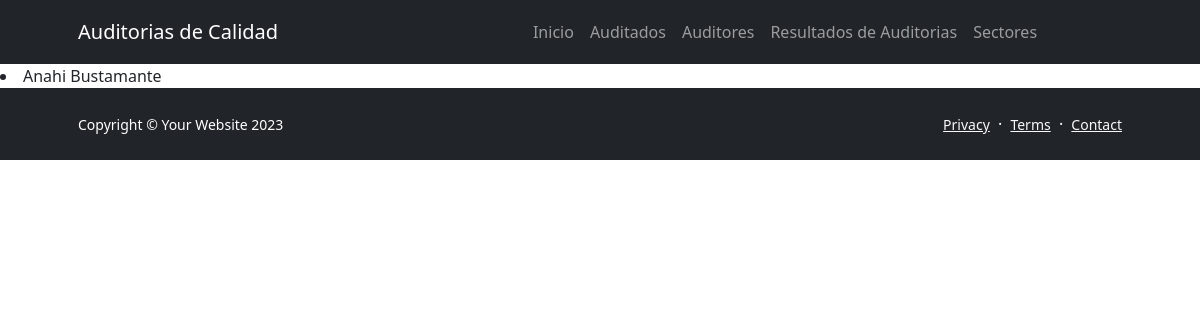
/AppAuditoria/leerEntregables, run on an earlier commit of the app's database.
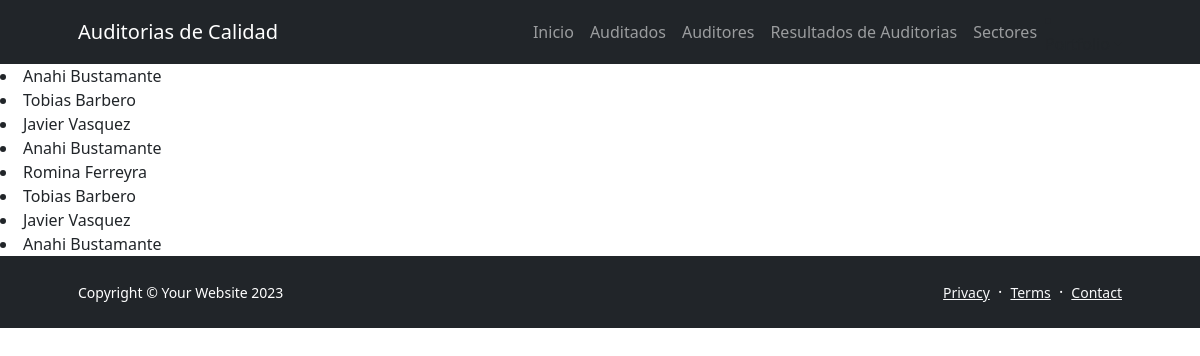
And on a later commit of the database.
### AppAuditoria/models.py (models this page shows)
class Entregable(models.Model):
    nombre = models.CharField(max_length=100)
    fechaDeAuditoria = models.DateField()
    auditoria_ok = models.BooleanField(default=False)
    auditoria_ng = models.BooleanField(default=False)
    def __str__(self):
        return self.nombre

### AppAuditoria/views.py (the view)
# urls.py: path('leerEntregables', views.leerEntregables, name="LeerEntregables"),
def leerEntregables(request):
      entregables = Entregable.objects.all() #trae todos los resultados de las auditorias
      contexto= {"entregables":entregables}
      return render(request, "AppAuditoria/leerEntregables.html",contexto)

### AppAuditoria/templates/AppAuditoria/leerEntregables.html (shortened to what this page needs)
<!DOCTYPE html>
{% extends 'AppAuditoria/base.html' %}
{% load static %}
{% block section1 %}
<html lang="en">
<head>
</head>
<body>
    {% for e in entregables %}
        <li>{{e}}</li>
    {% endfor %}
</body>
</html>
{% endblock %}

What changed in the data, as far as the page shows it:
added Entregable: nombre "Tobias Barbero"
added Entregable: nombre "Javier Vasquez"
added Entregable: nombre "Anahi Bustamante"
added Entregable: nombre "Romina Ferreyra"
added Entregable: nombre "Tobias Barbero"
added Entregable: nombre "Javier Vasquez"
added Entregable: nombre "Anahi Bustamante"
